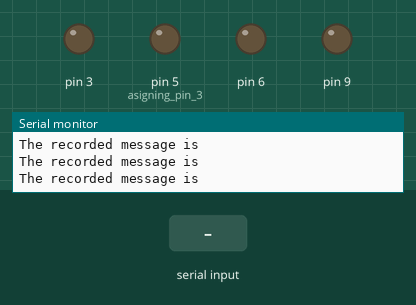
This sketch was run on a simulated Arduino Uno, built with avr-gcc and run on an emulated ATmega328P. On the bench: output pins drawn as LEDs (lit = HIGH), the last lines printed to the serial monitor. Inputs (shaded band) come from the test bench.

Above: at 1.2 s.
1.3 s: "dim" received over the second serial link
At 2.7 s:
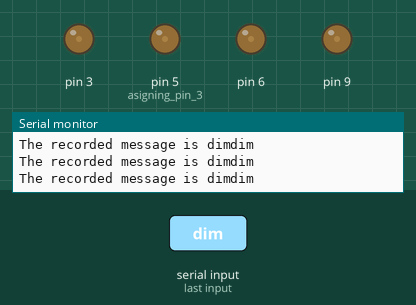
3.8 s: "bright" received over the second serial link
At 5.9 s:
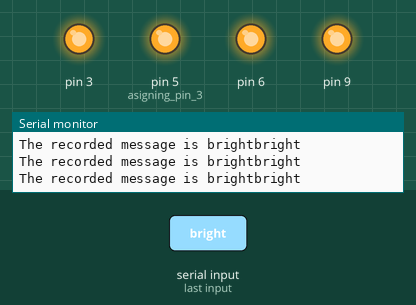
6.3 s: "turn off" received over the second serial link
At 8.3 s:
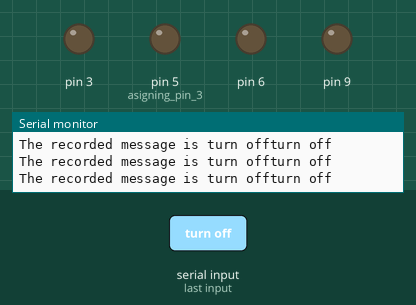
Timing chart, 0 to 9.8 s (numbered marks = the images above; inputs shaded):
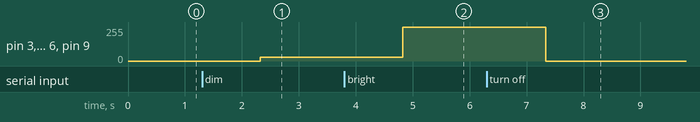

The sketch:

dsp1.0.ino
```cpp
#include <SoftwareSerial.h>

String value;           //variable for the recorded voice
int transmitter = 11;   //for Tx pin
int receiver = 10;      //for Rx pin
SoftwareSerial lamp(transmitter, receiver);     //SoftwareSerial instance

void setup() {
  pinMode(3, OUTPUT);
  pinMode(5, OUTPUT);       //asigning pin 3,5,6,9 as OUTPUT
  pinMode(6, OUTPUT);
  pinMode(9, OUTPUT);
  Serial.begin(9600);       // start serial communication at 9600bps
  lamp.begin(9600);
}

void loop(){
  Serial.println(value);
  if (lamp.available()) {
    value = lamp.readString();

    if(value == "dim"){
      analogWrite(3, 30);
      analogWrite(5, 30);
      analogWrite(6, 30);
      analogWrite(9, 30);
    }

    else if(value == "bright"){
      analogWrite(3, 255);
      analogWrite(5, 255);
      analogWrite(6, 255);
      analogWrite(9, 255);
    }

    else if (value == "turn on") {
      digitalWrite(3, HIGH);
      digitalWrite(5, HIGH);
      digitalWrite(6, HIGH);
      digitalWrite(9, HIGH);
    }

    else if (value == "turn off") {
      digitalWrite(3, LOW);
      digitalWrite(5, LOW);
      digitalWrite(6, LOW);
      digitalWrite(9, LOW);
    }
  }

  Serial.print("The recorded message is ");
  Serial.print(value); // display the value of the recorded

  delay(10);
}
```

Measured:
- after the input at 1.3 s, pin 3, pin 5 (asigning_pin_3), pin 6, pin 9: 0/255 → 30/255 after 1.0 s
- after the input at 3.8 s, pin 3, pin 5 (asigning_pin_3), pin 6, pin 9: 30/255 → 255/255 after 1.0 s
- after the input at 6.3 s, pin 3, pin 5 (asigning_pin_3), pin 6, pin 9: 255/255 → 0/255 after 1.0 s
